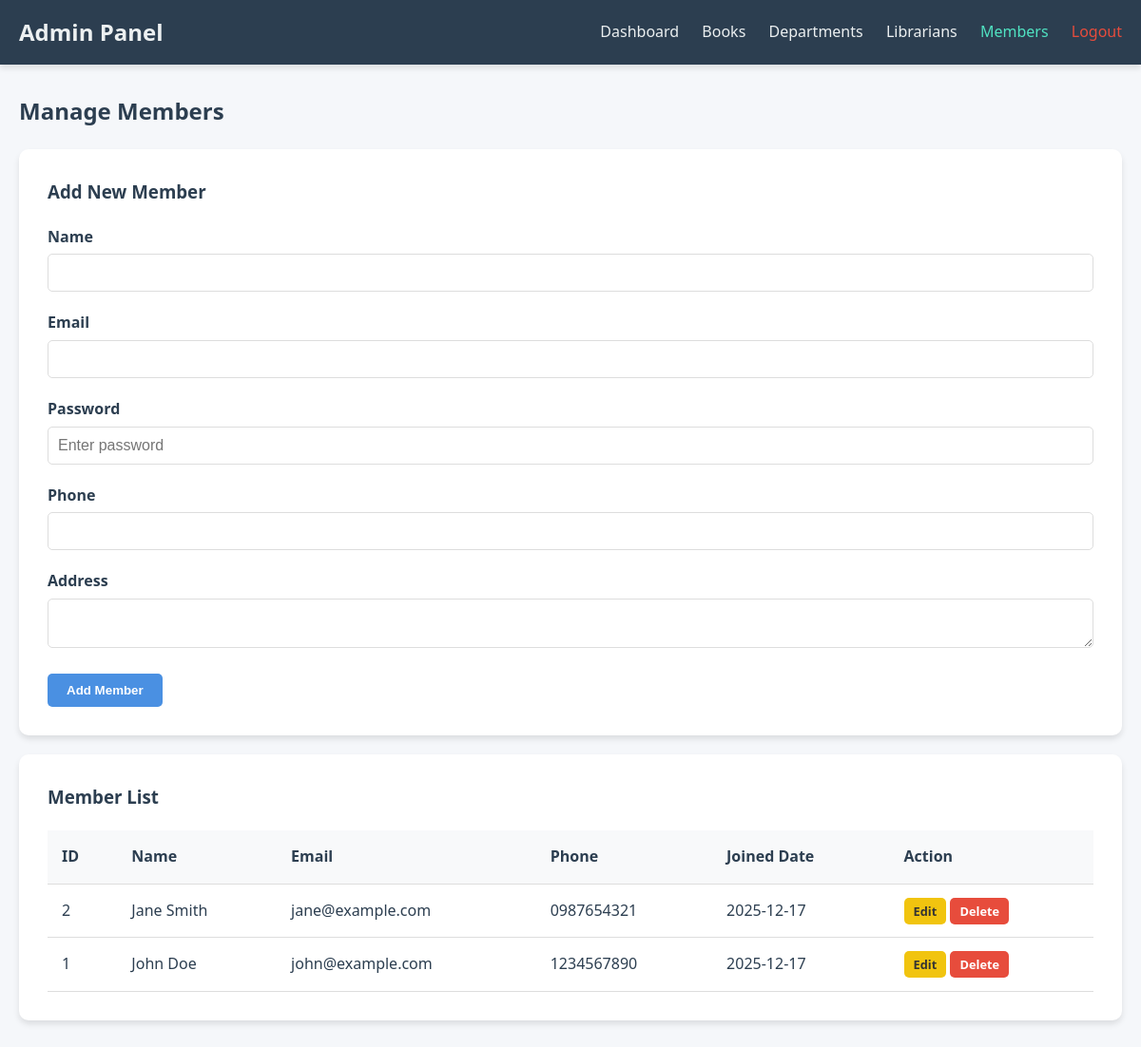
Screenshot of /admin/members.php (signed in) with the database file from the repository.
### tables this page shows
CREATE TABLE IF NOT EXISTS members (
    member_id INT AUTO_INCREMENT PRIMARY KEY,
    name VARCHAR(255) NOT NULL,
    email VARCHAR(100) UNIQUE,
    password VARCHAR(255) NOT NULL,
    phone VARCHAR(20),
    address VARCHAR(255),
    joined_date DATE DEFAULT CURRENT_DATE
);

### admin/members.php (the view, shortened to what this page needs)
<?php
require_once '../config.php';
$edit_member = null;
$members = $conn->query("SELECT * FROM members ORDER BY member_id DESC");
?>
<!DOCTYPE html>
<html lang="en">
<head>
    <link rel="stylesheet" href="../style.css?v=<?php echo time(); ?>">
</head>
<body>
    <nav class="navbar">
        <div class="container">
            <div class="logo">Admin Panel</div>
            <div class="nav-links">
                <a href="dashboard.php">Dashboard</a>
                <a href="books.php">Books</a>
                <a href="departments.php">Departments</a>
                <a href="librarians.php">Librarians</a>
                <a href="members.php" class="active">Members</a>
                <a href="logout.php" style="color: var(--danger-color);">Logout</a>
            </div>
        </div>
    </nav>
    <div class="container">
        <h2>Manage Members</h2>
        <div class="card">
            <h3><?php echo $edit_member ? 'Edit Member' : 'Add New Member'; ?></h3>
            <form method="POST" action="members.php">
                <div class="form-group">
                    <label>Name</label>
                    <input type="text" name="name" required class="form-control" value="<?php echo $edit_member['name'] ?? ''; ?>">
                </div>
                <div class="form-group">
                    <label>Email</label>
                    <input type="email" name="email" required class="form-control" value="<?php echo $edit_member['email'] ?? ''; ?>">
                </div>
                <div class="form-group">
                    <label>Password</label>
                    <input type="text" name="password" class="form-control" placeholder="<?php echo $edit_member ? 'Leave blank to keep current' : 'Enter password'; ?>" <?php echo $edit_member ? '' : 'required'; ?>>
                </div>
                <div class="form-group">
                    <label>Phone</label>
                    <input type="text" name="phone" class="form-control" value="<?php echo $edit_member['phone'] ?? ''; ?>">
                </div>
                <div class="form-group">
                    <label>Address</label>
                    <textarea name="address" class="form-control"><?php echo $edit_member['address'] ?? ''; ?></textarea>
                </div>
                <button type="submit" class="btn"><?php echo $edit_member ? 'Update Member' : 'Add Member'; ?></button>
            </form>
        </div>
        <div class="card">
            <h3>Member List</h3>
            <table>
                <thead>
                    <tr>
                        <th>ID</th>
                        <th>Name</th>
                        <th>Email</th>
                        <th>Phone</th>
                        <th>Joined Date</th>
                        <th>Action</th>
                    </tr>
                </thead>
                <tbody>
                    <?php if ($members->num_rows > 0): ?>
                        <?php while ($row = $members->fetch_assoc()): ?>
                            <tr>
                                <td><?php echo $row['member_id']; ?></td>
                                <td><?php echo htmlspecialchars($row['name']); ?></td>
                                <td><?php echo htmlspecialchars($row['email']); ?></td>
                                <td><?php echo htmlspecialchars($row['phone']); ?></td>
                                <td><?php echo $row['joined_date']; ?></td>
                                <td>
                                    <a href="?edit=<?php echo $row['member_id']; ?>" class="btn btn-warning" style="padding: 5px 10px; font-size: 0.8em;">Edit</a>
                                    <a href="?delete=<?php echo $row['member_id']; ?>" class="btn btn-danger" style="padding: 5px 10px; font-size: 0.8em;" onclick="return confirm('Are you sure?');">Delete</a>
                                </td>
                            </tr>
                        <?php endwhile; ?>
                    <?php else: ?>
                        <tr><td colspan="6" class="text-center">No members found.</td></tr>
                    <?php endif; ?>
                </tbody>
            </table>
        </div>
    </div>
</body>
</html>

### style.css (style rules this page uses)
:root { --primary-color: #4a90e2; --secondary-color: #50e3c2; --accent-color: #ff6f61; --text-color: #2c3e50; --bg-color: #f5f7fa; --card-bg: #ffffff; --sidebar-bg: #2c3e50; --sidebar-text: #ecf0f1; --success-color: #2ecc71; --danger-color: #e74c3c; --warning-color: #f1c40f; --font-family: 'Segoe UI', Tahoma, Geneva, Verdana, sans-serif; --shadow: 0 4px 6px rgba(0, 0, 0, 0.1); --hover-shadow: 0 10px 20px rgba(0, 0, 0, 0.15); }
* { box-sizing: border-box; margin: 0; padding: 0; }
body { font-family: var(--font-family); background-color: var(--bg-color); color: var(--text-color); line-height: 1.6; }
a { text-decoration: none; color: inherit; }
.navbar { background-color: var(--sidebar-bg); color: var(--sidebar-text); padding: 15px 0; box-shadow: var(--shadow); }
.navbar .container { display: flex; justify-content: space-between; align-items: center; max-width: 1200px; margin: 0 auto; padding: 0 20px; }
.navbar .logo { font-size: 1.5em; font-weight: bold; }
.nav-links a { color: var(--sidebar-text); margin-left: 20px; transition: color 0.3s; }
.nav-links a:hover, .nav-links a.active { color: var(--secondary-color); }
.container { max-width: 1200px; margin: 30px auto; padding: 0 20px; }
h1, h2, h3 { margin-bottom: 20px; }
.card { background: var(--card-bg); padding: 30px; border-radius: 10px; box-shadow: var(--shadow); margin-bottom: 20px; }
table { width: 100%; border-collapse: collapse; margin-top: 20px; }
th, td { padding: 15px; text-align: left; border-bottom: 1px solid #ddd; }
th { background-color: #f8f9fa; font-weight: bold; }
.form-group { margin-bottom: 20px; }
label { display: block; margin-bottom: 5px; font-weight: bold; }
.form-control { width: 100%; padding: 10px; border: 1px solid #ddd; border-radius: 5px; font-size: 1em; }
textarea.form-control { resize: vertical; }
.btn { padding: 10px 20px; border: none; border-radius: 5px; cursor: pointer; font-weight: bold; transition: background 0.3s; background-color: var(--primary-color); color: white; }
.btn-danger { background-color: var(--danger-color); }
.btn-warning { background-color: var(--warning-color); color: #333; }

### rows the page displays
members: member_id "2", name "Jane Smith", email "jane@example.com", phone "0987654321", joined_date "2025-12-17"
members: member_id "1", name "John Doe", email "john@example.com", phone "1234567890", joined_date "2025-12-17"
